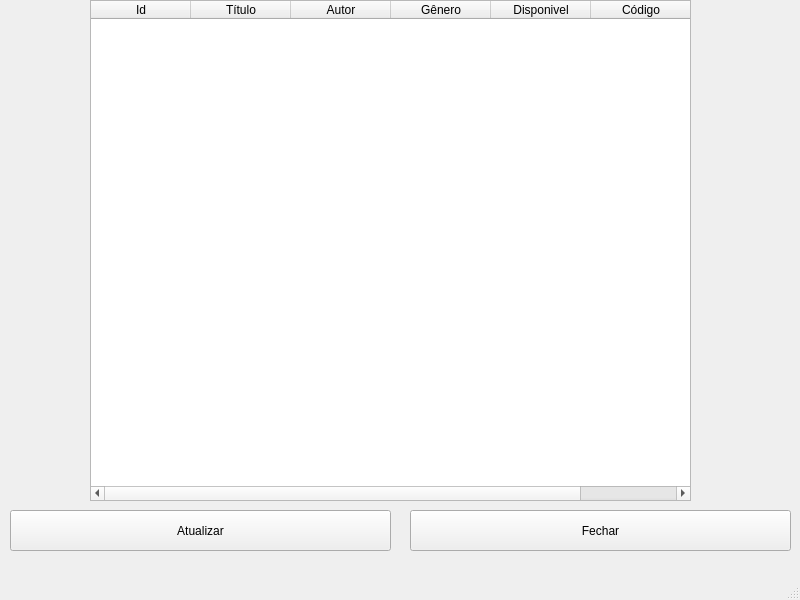
<?xml version="1.0" encoding="UTF-8"?>
<ui version="4.0">
 <class>MainWindow</class>
 <widget class="QMainWindow" name="MainWindow">
  <property name="geometry">
   <rect>
    <x>0</x>
    <y>0</y>
    <width>800</width>
    <height>600</height>
   </rect>
  </property>
  <property name="windowTitle">
   <string>MainWindow</string>
  </property>
  <widget class="QWidget" name="centralwidget">
   <widget class="QPushButton" name="fechar">
    <property name="geometry">
     <rect>
      <x>410</x>
      <y>510</y>
      <width>381</width>
      <height>41</height>
     </rect>
    </property>
    <property name="text">
     <string>Fechar</string>
    </property>
   </widget>
   <widget class="QPushButton" name="atualizar">
    <property name="geometry">
     <rect>
      <x>10</x>
      <y>510</y>
      <width>381</width>
      <height>41</height>
     </rect>
    </property>
    <property name="text">
     <string>Atualizar</string>
    </property>
   </widget>
   <widget class="QTableWidget" name="tableWidget">
    <property name="geometry">
     <rect>
      <x>90</x>
      <y>0</y>
      <width>601</width>
      <height>501</height>
     </rect>
    </property>
    <column>
     <property name="text">
      <string>Id</string>
     </property>
    </column>
    <column>
     <property name="text">
      <string>Título</string>
     </property>
    </column>
    <column>
     <property name="text">
      <string>Autor</string>
     </property>
    </column>
    <column>
     <property name="text">
      <string>Gênero</string>
     </property>
    </column>
    <column>
     <property name="text">
      <string>Disponivel</string>
     </property>
    </column>
    <column>
     <property name="text">
      <string>Código</string>
     </property>
    </column>
   </widget>
  </widget>
  <widget class="QMenuBar" name="menubar">
   <property name="geometry">
    <rect>
     <x>0</x>
     <y>0</y>
     <width>800</width>
     <height>21</height>
    </rect>
   </property>
  </widget>
  <widget class="QStatusBar" name="statusbar"/>
 </widget>
 <resources/>
 <connections/>
</ui>
